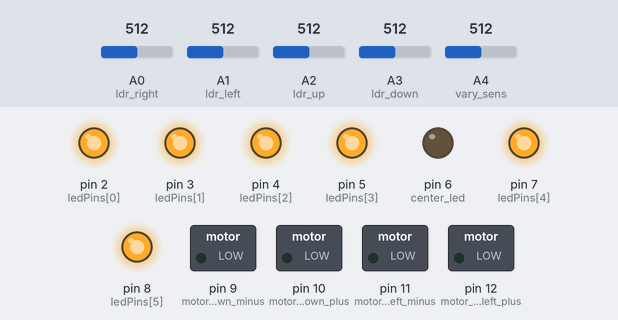
Recording of a sketch running on a simulated Arduino Uno, built with avr-gcc and run on an emulated ATmega328P. Shown: switched loads named in the sketch (green lamp = pin HIGH), output pins drawn as LEDs (lit = HIGH). Dashed ring = blinking. The inputs (shaded band) are chosen by the test bench; at power-on: A0 (ldr_right) = 512, A1 (ldr_left) = 512, A2 (ldr_up) = 512, A4 (vary_sens) = 512, A3 (ldr_down) = 512.

Above: at 1.2 s.
1.3 s: A0 (ldr_right) set to 609
2.8 s: A0 (ldr_right) set to 632
At 2.97 s:
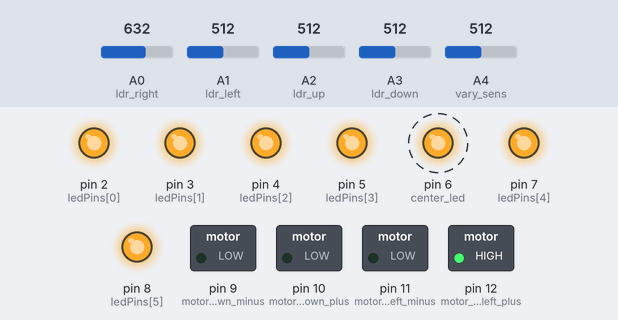
5.8 s: A1 (ldr_left) set to 548
At 6.4 s:
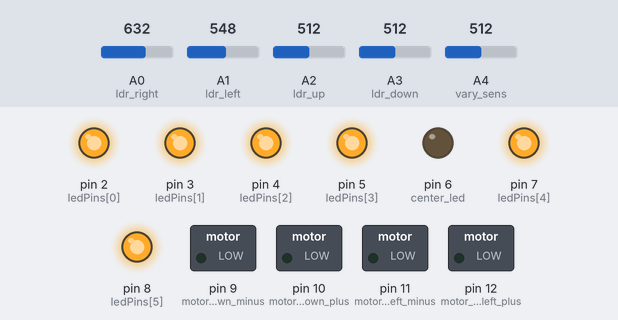
7.3 s: A2 (ldr_up) set to 603
8.8 s: A2 (ldr_up) set to 630
At 8.97 s:
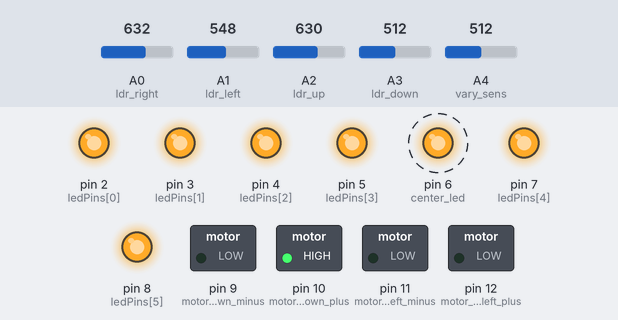
11.8 s: A4 (vary_sens) set to 306
At 12.11 s:
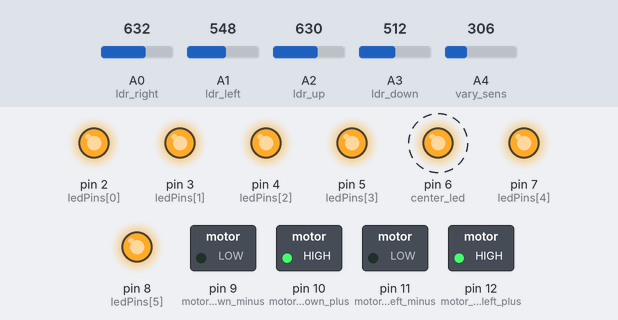
Timing chart, 0 to 15.8 s (numbered marks = the images above; inputs shaded):
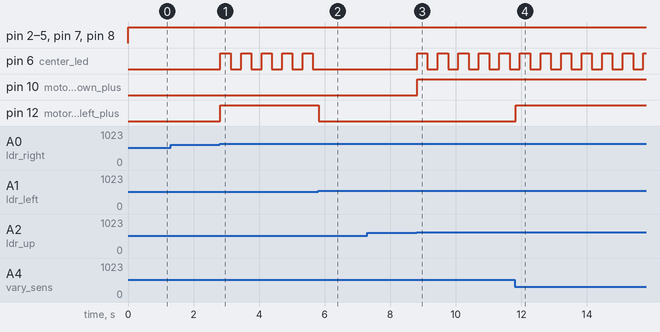

The sketch:

sun_tracker_2_axes_with_6_leds_aya-domi_110625.ino
```cpp
// This version of code is the last updated one, done on 240624 & fed into Atmega8 of the HAMAK UNIVERSITY/ RAGHID HOMSI.
// Atmega8 power pins, 7 & 20 Vcc, 8 & 22 Gnd., 5 volts DC power.
// Inputs of LDRs sensors./////////////
int ldr_right = A0;// pin#23 on atmega8 blue/white
int ldr_left = A1;// pin#24 on atmega8 blue
int ldr_up = A2;// pin#25 on atmega8 green/white
int ldr_down = A3;// pin#26 on atmega8 green
int vary_sens = A4;//pin#27 on atmega8

int center_led = 6;// pin#12 on atmega8

// Motors pins/////////////////////////
int motor_pin_right_left_plus = 12;// pin#18 on atmega8
int motor_pin_right_left_minus = 11;// pin#17 on atmega8
int motor_pin_up_down_plus = 10;// pin#16 on atmega8
int motor_pin_up_down_minus = 9;// pin#15 on atmega8

//Global variables/////////////////////
volatile int val_sens;
volatile int val_right;
volatile int val_left;
volatile int val_up;
volatile int val_down;


/////beeper constants///////////////////
volatile bool oscilllator_state = 0;
unsigned long previousMillis_osc = 0;// will store last time LED was updated
const long interval_osc = 300UL;// flashing rate

const int ledCount = 6; // 4,5,6,11,13,14 on atmega8
int ledPins[] = {2, 3, 4, 5, 7, 8};

void setup() {
  pinMode (A0, INPUT);
  pinMode (A1, INPUT);
  pinMode (A2, INPUT);
  pinMode (A3, INPUT);
  pinMode (A4, INPUT);

  pinMode (motor_pin_right_left_plus, OUTPUT);
  pinMode (motor_pin_right_left_minus, OUTPUT);
  pinMode (motor_pin_up_down_plus, OUTPUT);
  pinMode (motor_pin_up_down_minus, OUTPUT);
  pinMode ( center_led, OUTPUT);

  for (int thisLed = 0; thisLed < ledCount; thisLed++) {
    pinMode(ledPins[thisLed], OUTPUT);
  }
}

void varysenss(void) {
  val_sens = analogRead(vary_sens);  //When this value increases, the sensivity to light change decreases. make it larger to prevent system from responding to cluods changes periodically!
  val_sens = map (val_sens, 0, 1023, 1, 102);//was 102
}

void right_left_up_down_stop(void) {

  if (val_right > val_left + val_sens) {
    delay(20);
    digitalWrite(motor_pin_right_left_plus, HIGH);
    digitalWrite(motor_pin_right_left_minus, LOW);
    beeper_void();
  }

  else if (val_left > val_right + val_sens) {
    delay(20);
    digitalWrite(motor_pin_right_left_plus, LOW);
    digitalWrite(motor_pin_right_left_minus, HIGH);
    beeper_void();
  }

  else if (val_up > val_down + val_sens) {
    delay(20);
    digitalWrite(motor_pin_up_down_plus, HIGH);
    digitalWrite(motor_pin_up_down_minus, LOW);
    beeper_void();
  }

  else if (val_down > val_up + val_sens) {
    delay(20);
    digitalWrite(motor_pin_up_down_plus, LOW);
    digitalWrite(motor_pin_up_down_minus, HIGH);
    beeper_void();
  }

  else {
    digitalWrite(motor_pin_right_left_plus, LOW);
    digitalWrite(motor_pin_right_left_minus, LOW);
    digitalWrite(motor_pin_up_down_plus, LOW);
    digitalWrite(motor_pin_up_down_minus, LOW);

    if (oscilllator_state == HIGH) {
      oscilllator_state = LOW;
    }
    digitalWrite(center_led, oscilllator_state);
  }
}


void beeper_void(void) {// beeper or ORANGE LED indicator.
  unsigned long currentMillis = millis();
  if (currentMillis - previousMillis_osc >= interval_osc) {
    previousMillis_osc = currentMillis;
    if (oscilllator_state == LOW) {
      oscilllator_state = HIGH;
    }
    else {
      oscilllator_state = LOW;
    }
    digitalWrite(center_led, oscilllator_state);
  }
}

void bargraph(void) {
  val_right;
  int ledLevel = map (val_right, 0, 200, 0, 5);// full range as per LDRs used is between 0 and 80
  for (int thisLed = 0; thisLed < ledCount; thisLed++) {
    if (thisLed < ledLevel) {
      digitalWrite(ledPins[thisLed], HIGH);
    }
    else {
      digitalWrite(ledPins[thisLed], LOW);
    }
  }
}

void loop() {
  val_right = analogRead(ldr_right);
  val_right = map (val_right, 0, 1023, 0, 512);

  val_left = analogRead(ldr_left);
  val_left = map (val_left, 0, 1023, 0, 512);

  val_up = analogRead(ldr_up);
  val_up = map (val_up, 0, 1023, 0, 512);

  val_down = analogRead(ldr_down);
  val_down = map (val_down, 0, 1023, 0, 512);

  varysenss();
  right_left_up_down_stop();
  bargraph();
}
```

Measured:
- the behaviour switches between 615 and 616 on A0 (ldr_right) (found by bisection; images 0 and 1)
- the behaviour switches between 529 and 530 on A1 (ldr_left) (found by bisection; images 1 and 2)
- the behaviour switches between 615 and 616 on A2 (ldr_up) (found by bisection; images 2 and 3)
- after the input at 1.3 s, every drawn part: stays the same
- after the input at 2.8 s, pin 6 (center_led): alternates HIGH for 0.31 s and LOW for 0.31 s, starting at once; pin 12 (motor_pin_right_left_plus): LOW → HIGH at once
- after the input at 5.8 s, pin 6 (center_led): stops changing and stays LOW; pin 12 (motor_pin_right_left_plus): HIGH → LOW at once
- after the input at 7.3 s, every drawn part: stays the same
- after the input at 8.8 s, pin 6 (center_led): alternates HIGH for 0.31 s and LOW for 0.31 s, starting at once; pin 10 (motor_pin_up_down_plus): LOW → HIGH at once
- after the input at 11.8 s, pin 12 (motor_pin_right_left_plus): LOW → HIGH at once
